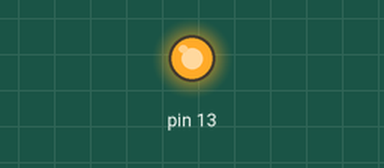
Recording of a sketch running on a simulated Arduino Uno, built with avr-gcc and run on an emulated ATmega328P. Shown: output pins drawn as LEDs (lit = HIGH).

Above: at 1.5 s.
At 7.2 s:
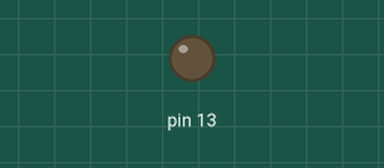
Timing chart, 0 to 11.5 s (numbered marks = the images above):
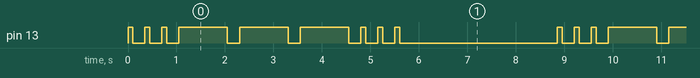

The sketch:

LilyPad_SOS.ino
```cpp
/** SETUP
 *  BOARD: LilyPad Arduino
 *  PROCESSOR: ATMega325
 *  PORT: COM4
 *  PROGRAMMER: AVRISP mkll
 */

//Motor   3
//RGB LED - Red   9
//RGB LED - Blue  10
//RGB LED - Green   11
//Button  A5
//Slide Switch  2
//White LED's   5, 6, A2, A3, A4
//Buzzer (+)  7
//Buzzer (-)  12
//Light Sensor  A6
//Temp Sensor   A1

void setup() {
  // put your setup code here, to run once:
  pinMode(13, OUTPUT);
}

void loop() {
  // put your main code here, to run repeatedly:
  shortTone();
  shortTone();
  shortTone();
  longTone();
  longTone();
  longTone();
  shortTone();
  shortTone();
  shortTone();
  delay(3000);
}

void shortTone() {
  digitalWrite(13, HIGH);
  delay(100);
  digitalWrite(13, LOW);
  delay(250);
}

void longTone() {
  digitalWrite(13, HIGH);
  delay(1000);
  digitalWrite(13, LOW);
  delay(250);
}
```

Measured:
- by itself, pin 13: repeats every 8.9 s: 2 × (LOW 0.25 s, HIGH 0.10 s), 3 × (LOW 0.25 s, HIGH 1.0 s), 3 × (LOW 0.25 s, HIGH 0.10 s), LOW 3.3 s, HIGH 0.10 s
- by itself, everything shown: repeats every 8.9 s, in 18 steps
